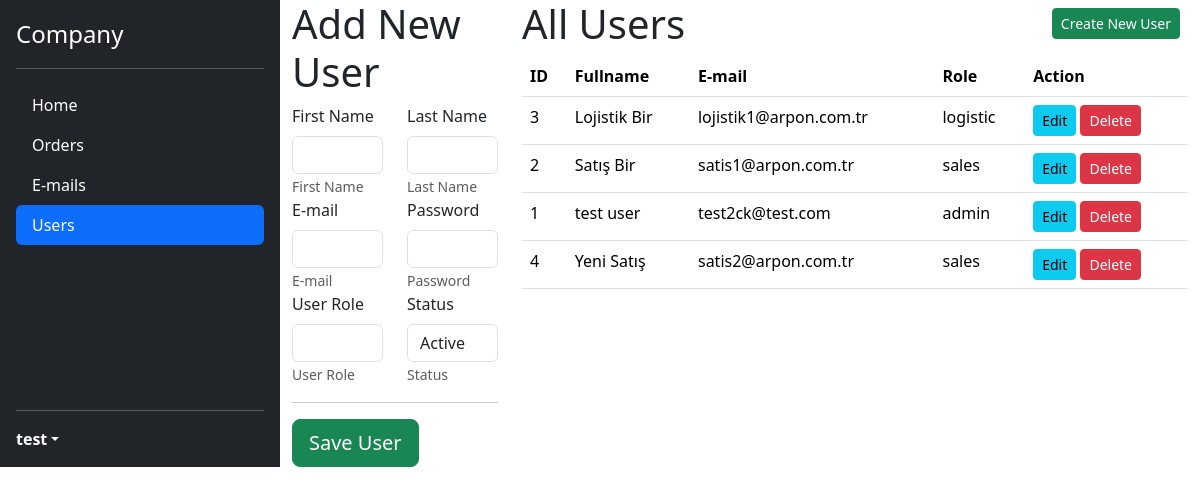
/users.php (signed in), run on the app's committed database.
### tables this page shows
CREATE TABLE `users` (
  `user_id` int(11) NOT NULL,
  `first_name` varchar(255) DEFAULT NULL,
  `last_name` varchar(255) DEFAULT NULL,
  `email` varchar(255) DEFAULT NULL,
  `password` varchar(255) NOT NULL,
  `role` varchar(255) DEFAULT NULL,
  `status` tinyint(1) DEFAULT '1'
);

### config.php (called while the page is built, shortened)
<?php
$u = $_SESSION['user'] ?? null;
?>

### users.php (the view, shortened to what this page needs)
<?php
include "config.php"; include  "access.php";
?>
<!doctype html>
<html lang="en" data-bs-theme="auto">
<head>
    <link href="css/bootstrap.min.css" rel="stylesheet">
    <link href="sidebars.css" rel="stylesheet">
</head>
<body>
<main class="d-flex flex-nowrap w-100">
    <div class="d-flex flex-column flex-shrink-0 p-3 text-bg-dark" style="width: 280px;">
        <a href="/" class="d-flex align-items-center mb-3 mb-md-0 me-md-auto text-white text-decoration-none"><span class="fs-4">Company</span></a>
        <hr>
        <ul class="nav nav-pills flex-column mb-auto">
            <li class="nav-item">
                <a href="/" class="nav-link text-white">Home</a>
            </li>
            <li>
                <a href="/orders.php" class="nav-link text-white">Orders</a>
            </li>
            <li>
                <a href="/e-mails.php" class="nav-link text-white">E-mails</a>
            </li>
            <li>
                <a href="/users.php" class="nav-link active" aria-current="page">Users</a>
            </li>
        </ul>
        <hr>
        <div class="dropdown">
            <a href="#" class="d-flex align-items-center text-white text-decoration-none dropdown-toggle"
               data-bs-toggle="dropdown" aria-expanded="false">
                <strong><?=$u["first_name"]?></strong>
            </a>
        </div>
    </div>
    <div class="d-flex flex-column" style="width:calc(100% - 200px)">
        <div class="container-fluid">
            <div class="row">
                <div class="col-3 col-md-3">
                    <form action="" method="post">
                        <div class="row">
                            <h1><?=$_GET['id']>0 ? "Edit" : "Add New" ?> User</h1>
                            <div class="col-md-6">
                                <label for="first-name" class="form-label">First Name</label>
                                <input type="text" class="form-control" value="<?=null!==$user ? $user['first_name'] : ''?>" name="first-name" id="customer-name" placeholder=""
                                       required>
                                <small class="text-body-secondary">First Name</small>
                            </div>
                            <div class="col-md-6">
                                <label for="last-name" class="form-label">Last Name</label>
                                <input type="text" class="form-control" value="<?=null!==$user ? $user['last_name'] : ''?>" name="last-name" id="product-code" placeholder=""
                                       required>
                                <small class="text-body-secondary">Last Name</small>
                            </div>
                            <div class="col-md-6">
                                <label for="email" class="form-label">E-mail</label>
                                <input type="email" class="form-control" value="<?=null!==$user ? $user['email'] : ''?>" name="email" id="email" placeholder=""
                                       required>
                                <small class="text-body-secondary">E-mail</small>
                            </div>
                            <div class="col-md-6">
                                <label for="password" class="form-label">Password</label>
                                <input type="text" class="form-control" name="password" value="<?=null!==$user ? $user['password'] : ''?>" id="password" placeholder=""
                                       required>
                                <small class="text-body-secondary">Password</small>
                            </div>
                            <div class="col-md-6">
                                <label for="role" class="form-label">User Role</label>
                                <select name="role" id="role" class="form-control" required>
                                    <option value=""></option>
                                    <option value="admin" <?php if(null!==$user && $user['role']=="admin"){ echo "selected"; } ?> >Admin</option>
                                </select>
                                <small class="text-body-secondary">User Role</small>
                            </div>
                            <div class="col-md-6">
                                <label for="status" class="form-label">Status</label>
                                <select name="status" id="status" class="form-control" required>
                                    <option value="1" <?php if(null!==$user && $user['status']==1){ echo "selected"; } ?>>Active</option>
                                </select>
                                <small class="text-body-secondary">Status</small>
                            </div>
                            <div class="col-md-12">
                                <hr/>
                                <button type="submit" name="save" class="btn btn-lg btn-success">Save User</button>
                            </div>
                        </div>
                    </form>
                </div>
                <div class="col-9 col-md-9">
                    <h1>All Users <a href="/users.php" class="btn btn-success btn-lg m-2 btn-sm float-end">Create New User</a></h1>
                    <table class="table w-100">
                        <thead>
                        <tr>
                            <th>ID</th>
                            <th>Fullname</th>
                            <th>E-mail</th>
                            <th>Role</th>
                            <th>Action</th>
                        </tr>
                        </thead>
                        <tbody>
                        <?php
                        $query = $db->prepare("SELECT * FROM `users` WHERE status>=0 ORDER BY first_name ASC, last_name ASC");
                        $query->execute();
                        $users = $query->fetchAll(\PDO::FETCH_ASSOC);
                        foreach ($users as $user) {
                            ?>
                            <tr>
                                <td><?=$user['user_id']?></td>
                                <td><?=$user['first_name'] . " " . $user['last_name']?></td>
                                <td><?=$user['email']?></td>
                                <td><?=$user['role']?></td>
                                <td>
                                    <a href="/users.php?id=<?=$user['user_id']?>&action=edit" class="btn btn-sm btn-info">Edit</a>
                                    <a href="/users.php?id=<?=$user['user_id']?>&action=delete" class="btn btn-sm btn-danger">Delete</a>
                                </td>
                            </tr>
                            <?php
                        }
                        ?>
                        </tbody>
                    </table>
                </div>
            </div>
        </div>
    </div>
</main>
</body>
</html>

### sidebars.css (style rules this page uses)
body { min-height: 100vh; min-height: -webkit-fill-available; }
html { height: -webkit-fill-available; }
main { height: 100vh; height: -webkit-fill-available; max-height: 100vh; overflow-x: auto; overflow-y: hidden; }
.dropdown-toggle { outline: 0; }

### data on the page
users: user_id "3", first_name "Lojistik", last_name "Bir", email "lojistik1@arpon.com.tr", role "logistic"
users: user_id "2", first_name "Satış", last_name "Bir", email "satis1@arpon.com.tr", role "sales"
users: user_id "1", first_name "test", last_name "user", email "test2ck@test.com", role "admin"
users: user_id "4", first_name "Yeni", last_name "Satış", email "satis2@arpon.com.tr", role "sales"

### other printed values
$u["first_name"] "test"
